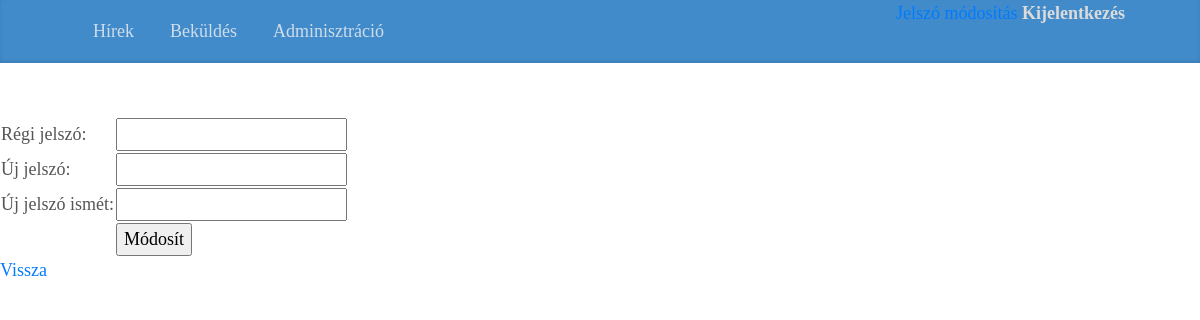
The page /ch_password.php on the database its author committed.
### tables this page shows
CREATE TABLE `menu` (
  `menu_id` int(2) NOT NULL,
  `title` varchar(255) NOT NULL,
  `link` varchar(255) NOT NULL,
  `role_id` int(1) NOT NULL DEFAULT '3'
);

### menu.php (the view, shortened to what this page needs)
<?php
	include('config/dbconnect.php');
	$query = "select title, link, role_id from menu";
	$result = mysqli_query($con,$query) or die ("Nem sikerült".$query);
?>
<header>
	<div class="blog-masthead">
		<div class="container">
		<div class="float-right">
				<a class="menu" href="change_password.html">Jelszó módosítás</a>
				<a href="logout.php" class="logout">Kijelentkezés</a>
			</div>
			<nav class="nav">
				<?php
				while ($row = mysqli_fetch_array($result, MYSQLI_ASSOC))
				{
					if ($_SESSION['role_id'] <= $row['role_id'])
					{
						echo "<a class='nav-link' href='".$row['link']."'>".$row['title']."</a>";
					}
				}
				?>
			</nav>
		</div>
	</div>
</header>

### assets/css/blog.css (style rules this page uses)
@media (min-width: 48em) { html { font-size: 18px; } }
body { font-family: Georgia, "Times New Roman", Times, serif; color: #555; }
.container { max-width: 60rem; }
.blog-masthead { margin-bottom: 3rem; background-color: #428bca; box-shadow: inset 0 -.1rem .25rem rgba(0, 0, 0, .1); }
.nav-link { position: relative; padding: 1rem; font-weight: 500; color: #cdddeb; }
.logout { color:#dbdbdb; font-weight: bold; }

### rows shown on the page
menu: title "Hírek"
menu: title "Beküldés"
menu: title "Adminisztráció"
